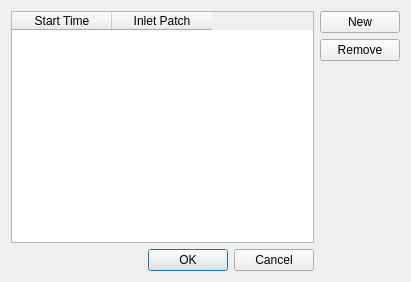
<?xml version="1.0" encoding="UTF-8"?>
<ui version="4.0">
 <class>tracersUI</class>
 <widget class="QDialog" name="tracersUI">
  <property name="geometry">
   <rect>
    <x>0</x>
    <y>0</y>
    <width>411</width>
    <height>282</height>
   </rect>
  </property>
  <property name="font">
   <font>
    <pointsize>9</pointsize>
   </font>
  </property>
  <property name="windowTitle">
   <string>Dialog</string>
  </property>
  <layout class="QGridLayout" name="gridLayout">
   <item row="3" column="0">
    <widget class="QDialogButtonBox" name="buttonBox">
     <property name="orientation">
      <enum>Qt::Horizontal</enum>
     </property>
     <property name="standardButtons">
      <set>QDialogButtonBox::Cancel|QDialogButtonBox::Ok</set>
     </property>
    </widget>
   </item>
   <item row="0" column="1">
    <widget class="QPushButton" name="pushButton">
     <property name="text">
      <string>New</string>
     </property>
    </widget>
   </item>
   <item row="1" column="1">
    <widget class="QPushButton" name="pushButton_2">
     <property name="text">
      <string>Remove</string>
     </property>
    </widget>
   </item>
   <item row="2" column="1">
    <spacer name="verticalSpacer">
     <property name="orientation">
      <enum>Qt::Vertical</enum>
     </property>
     <property name="sizeHint" stdset="0">
      <size>
       <width>20</width>
       <height>40</height>
      </size>
     </property>
    </spacer>
   </item>
   <item row="0" column="0" rowspan="3">
    <widget class="QTableWidget" name="tableWidget">
     <property name="selectionMode">
      <enum>QAbstractItemView::SingleSelection</enum>
     </property>
     <property name="selectionBehavior">
      <enum>QAbstractItemView::SelectRows</enum>
     </property>
     <column>
      <property name="text">
       <string>Start Time</string>
      </property>
     </column>
     <column>
      <property name="text">
       <string>Inlet Patch</string>
      </property>
     </column>
    </widget>
   </item>
  </layout>
 </widget>
 <resources/>
 <connections>
  <connection>
   <sender>buttonBox</sender>
   <signal>accepted()</signal>
   <receiver>tracersUI</receiver>
   <slot>accept()</slot>
   <hints>
    <hint type="sourcelabel">
     <x>248</x>
     <y>254</y>
    </hint>
    <hint type="destinationlabel">
     <x>157</x>
     <y>274</y>
    </hint>
   </hints>
  </connection>
  <connection>
   <sender>buttonBox</sender>
   <signal>rejected()</signal>
   <receiver>tracersUI</receiver>
   <slot>reject()</slot>
   <hints>
    <hint type="sourcelabel">
     <x>310</x>
     <y>272</y>
    </hint>
    <hint type="destinationlabel">
     <x>286</x>
     <y>274</y>
    </hint>
   </hints>
  </connection>
  <connection>
   <sender>pushButton</sender>
   <signal>pressed()</signal>
   <receiver>tracersUI</receiver>
   <slot>newTracer()</slot>
   <hints>
    <hint type="sourcelabel">
     <x>367</x>
     <y>22</y>
    </hint>
    <hint type="destinationlabel">
     <x>388</x>
     <y>142</y>
    </hint>
   </hints>
  </connection>
  <connection>
   <sender>pushButton_2</sender>
   <signal>pressed()</signal>
   <receiver>tracersUI</receiver>
   <slot>removeTracer()</slot>
   <hints>
    <hint type="sourcelabel">
     <x>335</x>
     <y>59</y>
    </hint>
    <hint type="destinationlabel">
     <x>343</x>
     <y>148</y>
    </hint>
   </hints>
  </connection>
 </connections>
 <slots>
  <slot>newTracer()</slot>
  <slot>removeTracer()</slot>
 </slots>
</ui>
